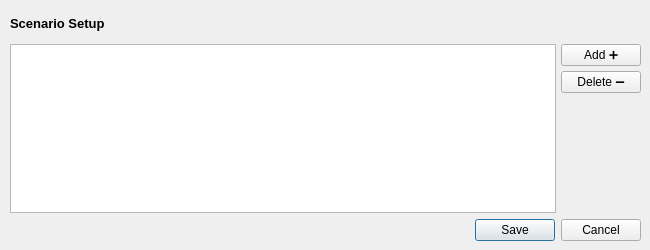
<?xml version="1.0" encoding="UTF-8"?>
<ui version="4.0">
 <class>ScenarioSetup</class>
 <widget class="QDialog" name="ScenarioSetup">
  <property name="geometry">
   <rect>
    <x>0</x>
    <y>0</y>
    <width>650</width>
    <height>250</height>
   </rect>
  </property>
  <property name="windowTitle">
   <string>Dialog</string>
  </property>
  <widget class="QWidget" name="verticalLayoutWidget_2">
   <property name="geometry">
    <rect>
     <x>10</x>
     <y>10</y>
     <width>631</width>
     <height>231</height>
    </rect>
   </property>
   <layout class="QVBoxLayout" name="MainVerticalLayout" stretch="1,6,1">
    <item>
     <widget class="QLabel" name="label">
      <property name="sizePolicy">
       <sizepolicy hsizetype="Expanding" vsizetype="Preferred">
        <horstretch>0</horstretch>
        <verstretch>0</verstretch>
       </sizepolicy>
      </property>
      <property name="text">
       <string>&lt;html&gt;&lt;head/&gt;&lt;body&gt;&lt;p&gt;&lt;span style=&quot; font-size:10pt; font-weight:700;&quot;&gt;Scenario Setup&lt;/span&gt;&lt;/p&gt;&lt;/body&gt;&lt;/html&gt;</string>
      </property>
     </widget>
    </item>
    <item>
     <layout class="QHBoxLayout" name="MidHorLayout" stretch="0,0">
      <property name="spacing">
       <number>5</number>
      </property>
      <property name="sizeConstraint">
       <enum>QLayout::SetDefaultConstraint</enum>
      </property>
      <item>
       <widget class="QTableView" name="SetupTableView">
        <property name="frameShape">
         <enum>QFrame::StyledPanel</enum>
        </property>
       </widget>
      </item>
      <item>
       <layout class="QVBoxLayout" name="ButtonsVerticalLayout">
        <item>
         <widget class="QPushButton" name="Add_BT">
          <property name="text">
           <string>Add ➕</string>
          </property>
         </widget>
        </item>
        <item>
         <widget class="QPushButton" name="Del_BT">
          <property name="sizePolicy">
           <sizepolicy hsizetype="Fixed" vsizetype="Fixed">
            <horstretch>0</horstretch>
            <verstretch>0</verstretch>
           </sizepolicy>
          </property>
          <property name="minimumSize">
           <size>
            <width>0</width>
            <height>0</height>
           </size>
          </property>
          <property name="text">
           <string>Delete ➖</string>
          </property>
         </widget>
        </item>
        <item>
         <spacer name="verticalSpacer">
          <property name="orientation">
           <enum>Qt::Vertical</enum>
          </property>
          <property name="sizeHint" stdset="0">
           <size>
            <width>20</width>
            <height>40</height>
           </size>
          </property>
         </spacer>
        </item>
       </layout>
      </item>
     </layout>
    </item>
    <item>
     <widget class="QDialogButtonBox" name="buttonBox">
      <property name="orientation">
       <enum>Qt::Horizontal</enum>
      </property>
      <property name="standardButtons">
       <set>QDialogButtonBox::Cancel|QDialogButtonBox::Save</set>
      </property>
      <property name="centerButtons">
       <bool>false</bool>
      </property>
     </widget>
    </item>
   </layout>
  </widget>
 </widget>
 <resources/>
 <connections/>
</ui>
